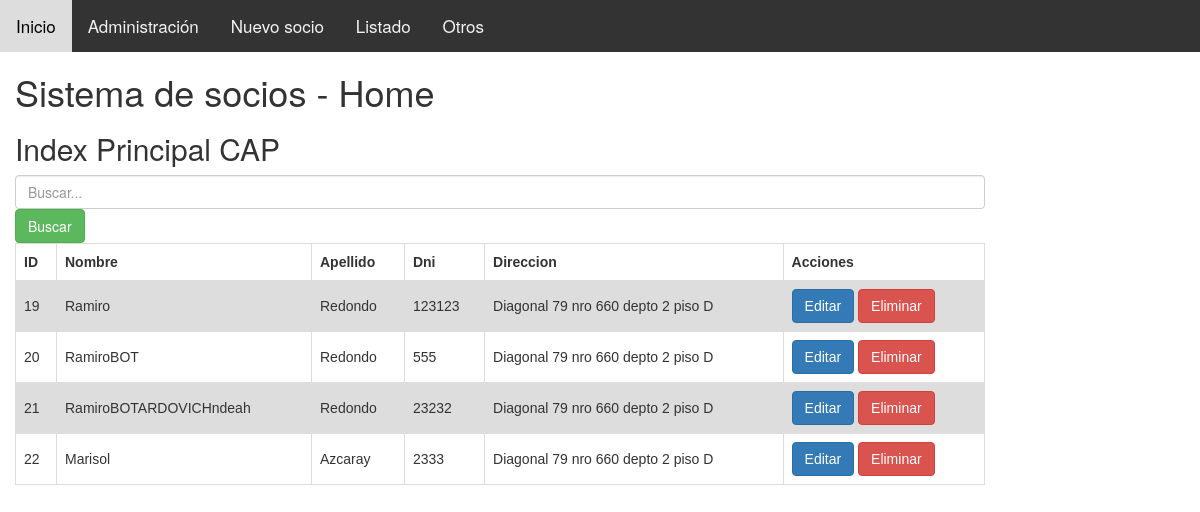
The app's page /index/ with its own data.
### sistemasocioscap/models.py (models this page shows)
class Socio (models.Model):
	dni = models.IntegerField ()
	nombre = models.CharField(max_length= 200, help_text="Ingrese el nombre del usuario")
	apellido = models.CharField (max_length = 200)
	fecha_nacimiento = models.DateField(help_text="Ingrese el fecha de nacimiento en formato MES/DIA/AÑO")
	nrosocio = models.IntegerField ()
	direccion = models.CharField (max_length = 200)
	mail = models.EmailField(max_length=254, null=True)
	cbu = models.IntegerField (null=True)
	dar_baja = models.CharField(max_length=32,choices=[('si', 'Si'),('no', 'No')], default="",null = True, blank=True)
  	def get_absolute_url(self):
    		return reverse ('socio-detail', args=[str(self.id)])

### sistemasocioscap/views.py (the view)
# urls.py: url(r'^index/', include('sistemasocioscap.urls')),
def index(request):
    queryset = request.GET.get("buscar")
    socios = Socio.objects.all()
    if queryset:
        socios = Socio.objects.filter(
            Q(nombre__icontains = queryset) |
            Q(apellido__icontains = queryset)
        ).distinct()
    return render(
    request,
    'index.html',
     context={'socios':socios},
)

### sistemasocioscap/templates/index.html (shortened to what this page needs)
{% extends "base_generic.html" %}
{% block content %}
<h1>Sistema de socios - Home</h1>
<h2>Index Principal CAP</h2>
<form method="get">
  <input type="text" class="form-control" placeholder="Buscar..." name="buscar" value="{{ request.get.buscar }}">
  <button type="submit" class="btn btn-success">Buscar</button>
</form>
<table class="tablasocios" style="">
  {% if socios %}
  <tr>
    <th>ID</th>
    <th scope="row">Nombre</th>
    <th>Apellido</th>
    <th>Dni </th>
    <th>Direccion</th>
    <th>Acciones</th>
  </tr>
  {% for socio in socios %}
  <tr>
    <td>{{socio.id}}</td>
    <td>{{socio.nombre}}</td>
    <td>{{socio.apellido}}</td>
    <td>{{socio.dni}}</td>
    <td>{{socio.direccion}}</td>
    <td>
      <a class="btn btn-primary" href="{% url 'socio_editar' socio.id %}">Editar</a>
      <a class="btn btn-danger" href="{% url 'socio_eliminar' socio.id %}">Eliminar</a>
    </td>
  </tr>
  {% endfor %}
  {% else %}
  <h4>No exisen registros de socios</h4>
  {% endif %}
</table>
{% endblock %}
{% load static %}

### sistemasocioscap/templates/index.html (style rules this page uses)
table { font-family: arial, sans-serif; border-collapse: collapse; width: 100%; }
td, th { border: 1px solid #dddddd; text-align: left; padding: 8px; }
tr:nth-child(even) { background-color: #dddddd; }

### records on screen
Socio: id "19", nombre "Ramiro", apellido "Redondo", dni "123123", direccion "Diagonal 79 nro 660 depto 2 piso D"
Socio: id "20", nombre "RamiroBOT", apellido "Redondo", dni "555", direccion "Diagonal 79 nro 660 depto 2 piso D"
Socio: id "21", nombre "RamiroBOTARDOVICHndeah", apellido "Redondo", dni "23232", direccion "Diagonal 79 nro 660 depto 2 piso D"
Socio: id "22", nombre "Marisol", apellido "Azcaray", dni "2333", direccion "Diagonal 79 nro 660 depto 2 piso D"
